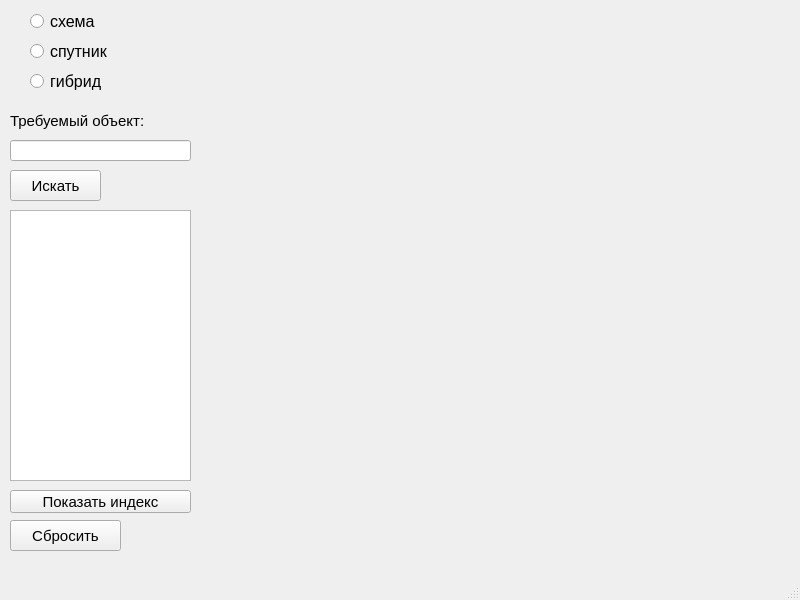
<?xml version="1.0" encoding="UTF-8"?>
<ui version="4.0">
 <class>MainWindow</class>
 <widget class="QMainWindow" name="MainWindow">
  <property name="geometry">
   <rect>
    <x>0</x>
    <y>0</y>
    <width>800</width>
    <height>600</height>
   </rect>
  </property>
  <property name="windowTitle">
   <string>MainWindow</string>
  </property>
  <widget class="QWidget" name="centralwidget">
   <widget class="QRadioButton" name="RB_1">
    <property name="geometry">
     <rect>
      <x>30</x>
      <y>10</y>
      <width>158</width>
      <height>23</height>
     </rect>
    </property>
    <property name="font">
     <font>
      <pointsize>12</pointsize>
     </font>
    </property>
    <property name="text">
     <string>схема</string>
    </property>
   </widget>
   <widget class="QRadioButton" name="RB_2">
    <property name="geometry">
     <rect>
      <x>30</x>
      <y>40</y>
      <width>158</width>
      <height>23</height>
     </rect>
    </property>
    <property name="font">
     <font>
      <pointsize>12</pointsize>
     </font>
    </property>
    <property name="text">
     <string>спутник</string>
    </property>
   </widget>
   <widget class="QRadioButton" name="RB_3">
    <property name="geometry">
     <rect>
      <x>30</x>
      <y>70</y>
      <width>158</width>
      <height>23</height>
     </rect>
    </property>
    <property name="font">
     <font>
      <pointsize>12</pointsize>
     </font>
    </property>
    <property name="text">
     <string>гибрид</string>
    </property>
   </widget>
   <widget class="QLabel" name="label">
    <property name="geometry">
     <rect>
      <x>10</x>
      <y>110</y>
      <width>151</width>
      <height>21</height>
     </rect>
    </property>
    <property name="font">
     <font>
      <pointsize>11</pointsize>
     </font>
    </property>
    <property name="text">
     <string>Требуемый объект:</string>
    </property>
   </widget>
   <widget class="QLineEdit" name="object">
    <property name="geometry">
     <rect>
      <x>10</x>
      <y>140</y>
      <width>181</width>
      <height>21</height>
     </rect>
    </property>
    <property name="font">
     <font>
      <pointsize>11</pointsize>
     </font>
    </property>
   </widget>
   <widget class="QPushButton" name="search">
    <property name="geometry">
     <rect>
      <x>10</x>
      <y>170</y>
      <width>91</width>
      <height>31</height>
     </rect>
    </property>
    <property name="font">
     <font>
      <pointsize>11</pointsize>
     </font>
    </property>
    <property name="text">
     <string>Искать</string>
    </property>
   </widget>
   <widget class="QPushButton" name="flip">
    <property name="geometry">
     <rect>
      <x>10</x>
      <y>520</y>
      <width>111</width>
      <height>31</height>
     </rect>
    </property>
    <property name="font">
     <font>
      <pointsize>11</pointsize>
     </font>
    </property>
    <property name="text">
     <string>Сбросить</string>
    </property>
   </widget>
   <widget class="QTextBrowser" name="information">
    <property name="geometry">
     <rect>
      <x>10</x>
      <y>210</y>
      <width>181</width>
      <height>271</height>
     </rect>
    </property>
   </widget>
   <widget class="QPushButton" name="index">
    <property name="geometry">
     <rect>
      <x>10</x>
      <y>490</y>
      <width>181</width>
      <height>23</height>
     </rect>
    </property>
    <property name="font">
     <font>
      <pointsize>11</pointsize>
     </font>
    </property>
    <property name="text">
     <string>Показать индекс</string>
    </property>
   </widget>
  </widget>
  <widget class="QMenuBar" name="menubar">
   <property name="geometry">
    <rect>
     <x>0</x>
     <y>0</y>
     <width>800</width>
     <height>21</height>
    </rect>
   </property>
  </widget>
  <widget class="QStatusBar" name="statusbar"/>
 </widget>
 <resources/>
 <connections/>
</ui>
